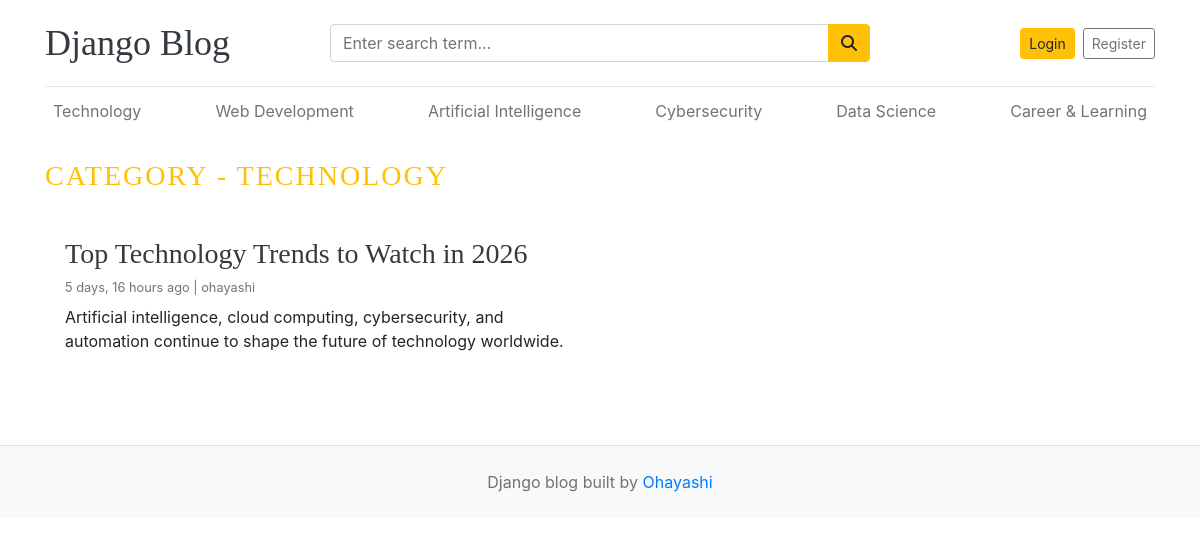
Page /category/1/ on the committed database.
### blogs/models.py (models this page shows, shortened)
class Category(models.Model):
  category_name = models.CharField(max_length=50, unique=True)
  created_at = models.DateTimeField(auto_now_add=True)
  updated_at = models.DateTimeField(auto_now=True)
  class Meta:
    verbose_name_plural = 'Categories'
  def __str__(self):
    return self.category_name

class Blog(models.Model):
  STATUS_CHOICES = (
    ("Draft", "Draft"),
    ("Published", "Published")
  )
  title = models.CharField(max_length=100)
  slug = models.SlugField(max_length=150, unique = True, blank=True)
  category = models.ForeignKey(Category, on_delete=models.CASCADE)
  author  = models.ForeignKey(User, on_delete=models.CASCADE)
  featured_image  = models.ImageField(upload_to='uploads/%Y/%m/%d', blank=True, null=True)
  short_description = models.TextField(max_length=500)
  blog_body = models.TextField(max_length=2000)
  status = models.CharField(max_length=20, choices=STATUS_CHOICES, default="Draft")
  is_featured  = models.BooleanField(default=False)
  created_at = models.DateTimeField(auto_now_add=True)
  updated_at = models.DateTimeField(auto_now=True)

### blogs/views.py (the view)
# urls.py: path('<int:category_id>/', views.posts_by_category, name='posts_by_category'),
def posts_by_category(request, category_id):
  posts = Blog.objects.filter(category_id = category_id, status = 'Published')
  category = get_object_or_404(Category, pk = category_id)
  context = {
    'posts': posts,
    'category': category,
  }
  return render(request, 'posts_by_category.html', context)

### blogs/context_processors.py (called while the page is built)
def get_categories(request):
  categories = Category.objects.all()
  return dict(categories = categories)

def get_social_links(request):
  social_links = SocialLink.objects.all()
  return dict(social_links = social_links)

### templates/posts_by_category.html
{% extends "base.html" %}
{% block content %}
    <h3 class="text-uppercase text-warning my-4" style="letter-spacing: 2px;">Category - {{category}}</h3>
    <div class="row mb-2">
      {% if posts %}
      {% for post in posts %}
      <div class="col-md-6">
        <div class="card border-0 shadow-sm mb-4">
          <div class="card-body">
            <h3><a class="text-dark" href="{% url 'blogs' post.slug %}">{{post.title}}</a></h3>
            <small class="mb-1 d-block text-muted">{{post.created_at|timesince}} ago | {{post.author}}</small>
            <p class="card-text mt-2">{{post.short_description | truncatewords:30}}</p>
          </div>
        </div>
      </div>
      {% endfor %}
      {% else %}
      <p>No blogs found</p>
      {% endif %}
    </div>
  </div>
{% endblock %}

### templates/base.html (shortened to what this page needs)
 {% load static %}
<!DOCTYPE html>
<html lang="en">
<head>
    <link href="https://getbootstrap.com/docs/4.0/dist/css/bootstrap.min.css" rel="stylesheet">
    <link href="{% static 'css/blog.css' %}" rel="stylesheet">
    <link rel="stylesheet" href="https://cdnjs.cloudflare.com/ajax/libs/font-awesome/6.7.2/css/all.min.css"></head>
<body>
  <div class="container">
<header class="blog-header py-3">
    <div class="row align-items-center">
        <div class="col-3 d-flex align-items-center">
            <a class="blog-header-logo text-dark" href="/">Django Blog</a>
        </div>
        <div class="col-6">
            <form action="{% url 'search' %}" method="GET">
                <div class="input-group">
                    <input
                        class="form-control"
                        type="text"
                        name="keyword"
                        value="{{ keyword }}"
                        placeholder="Enter search term..."
                        aria-label="Enter search term..."
                    >
                    <div class="input-group-append">
                        <button class="btn btn-warning" type="submit">
                            <i class="fa fa-search" aria-hidden="true"></i>
                        </button>
                    </div>
                </div>
            </form>
        </div>
        <div class="col-3 d-flex justify-content-end align-items-center">
            {% if not user.is_authenticated %}
                <a class="btn btn-sm btn-warning mr-2" href="{% url 'login' %}">
                    Login
                </a>
                <a class="btn btn-sm btn-outline-secondary" href="{% url 'register' %}">
                    Register
                </a>
            {% endif %}
        </div>
    </div>
</header>
      <div class="nav-scroller py-1 mb-2">
        <nav class="nav d-flex justify-content-between">
          {% for category in categories %}
          <a class="p-2 text-muted" href="{% url 'posts_by_category' category.id %}">{{category.category_name}}</a>
          {% endfor %}
        </nav>
      </div>
{% block content%}
{% endblock %}
  <footer class="blog-footer text-center py-4 bg-light mt-5 border-top">
    <p class="m-0">Django blog built by <a href="#">Ohayashi</a></p>
  </footer>
</body>
</html>

### blog_main/static/css/blog.css (style rules this page uses)
.blog-header { border-bottom: 1px solid #e5e5e5; }
.blog-header-logo { font-family: "Playfair Display", Georgia, "Times New Roman", serif ; font-size: 2.25rem; }
h1, h2, h3, h4, h5, h6 { font-family: "Playfair Display", Georgia, "Times New Roman", serif ; }
.blog-footer { padding: 2.5rem 0; color: #727272; text-align: center; background-color: #f9f9f9; border-top: .05rem solid #e5e5e5; }
.blog-footer p:last-child { margin-bottom: 0; }

### rows in the picture
Category: category_name "Technology", category_name "TECHNOLOGY"
Category: category_name "Web Development"
Category: category_name "Artificial Intelligence"
Category: category_name "Cybersecurity"
Category: category_name "Data Science"
Category: category_name "Career & Learning"
Blog: title "Top Technology Trends to Watch in 2026", created_at "5 days, 16 hours", author "ohayashi", short_description "Artificial intelligence, cloud computing, cybersecurity, and automation continue to shape the future of technology worldwide."
